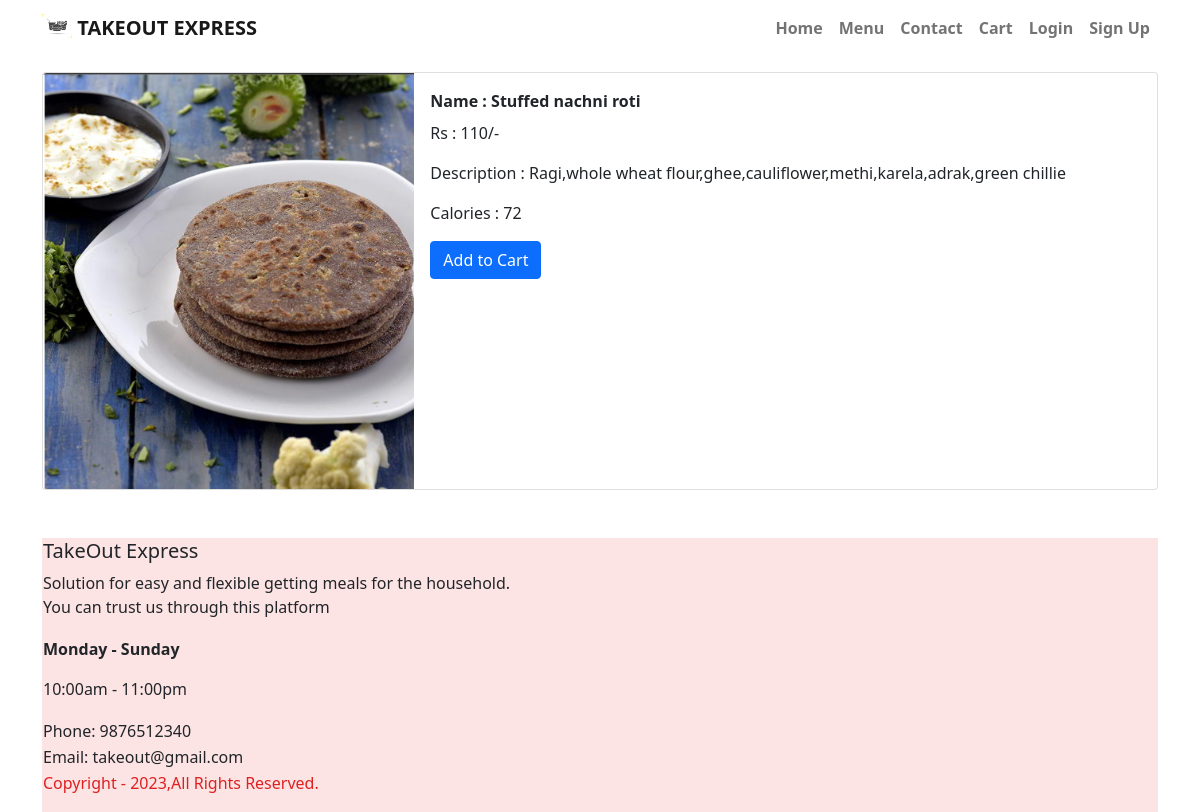
The app's page /menu/4 with its own data.
### menu/models.py (models this page shows, shortened)
class Menu(models.Model):
    item=models.CharField(max_length=250)
    price=models.IntegerField()
    image=models.ImageField(upload_to='food/images/')
    description=models.CharField(max_length=250)
    calories=models.IntegerField()

### menu/views.py (the view)
# urls.py: path('<int:menu_id>',views.detail, name='detail'),
def detail(request,menu_id):
     menu=get_object_or_404(Menu,pk=menu_id)
     return render(request,'detail.html',{'menu':menu})

### menu/templates/detail.html
{% extends 'base.html' %}
{% block content %}
<div class="card mb-3">
  <div class="row g-0">
    <div class="col-md-4">
      <img src="{{ menu.image.url }}" class="img-fluid rounded-start" alt="">
    </div>
    <div class="col-md-8">
      <div class="card-body">
        <p class="card-title"><b>Name : {{ menu.item }}</b></p>
        <p class="card-text">Rs : {{ menu.price }}/-</p>
        <p class="card-text">Description : {{ menu.description }}</p>
        <p class="card-text">Calories : {{ menu.calories }}</p>
        <p class="card-text">
            <a href="{% url 'add_to_cart' menu.id %}" class="btn btn-primary">
              Add to Cart
            </a>
        </p>
      </div>
    </div>
  </div>
</div>
{% endblock content %}

### records on screen
Menu: image (picture), item "Stuffed nachni roti", price "110", description "Ragi,whole wheat flour,ghee,cauliflower,methi,karela,adrak,green chillie", calories "72"
